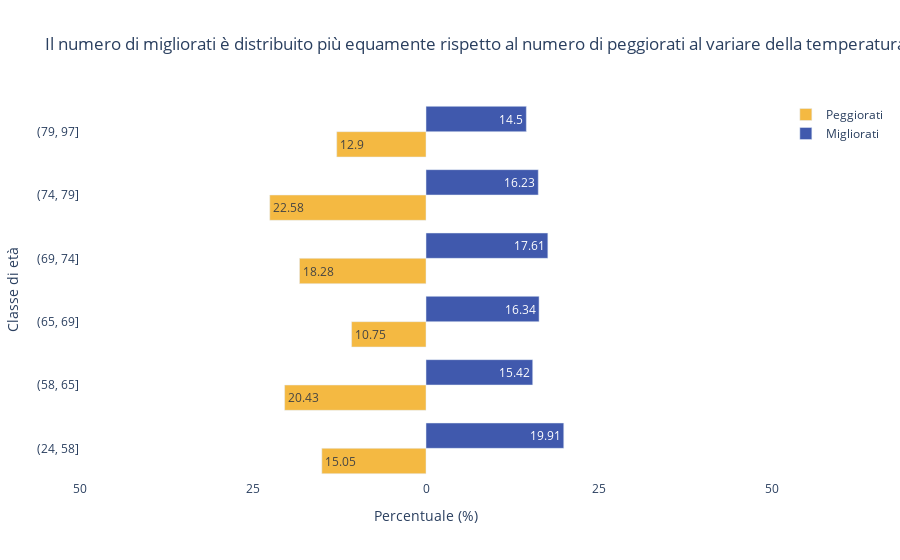

This figure's notebook cell:
### Code cell
import plotly.express as px
import plotly.graph_objects as go
fig = go.Figure();
fig.add_trace(go.Violin(x= dataset["peggiorato"],y= dataset["temperatura_media"]))
fig.update_traces(points="all")
fig.update_layout(go.Layout(plot_bgcolor='rgba(0,0,0,0)', violinmode='group',xaxis_title="Score peggiorato",title="Il numero di migliorati è distribuito più equamente rispetto al numero di peggiorati al variare della temperatura", yaxis_title="Temperatura media", xaxis= dict(tickmode= "array", tickvals =[True, False], ticktext = ["Peggiorato", "Migliorato"]), yaxis={"mirror" : True, 'side': 'right'}))
fig.show()

### Figure 1 — Plotly figure (JSON) as saved in the notebook; plotly's stock layout.template omitted (floating-point values rounded to 4 significant figures)
{"data": [{"hoverinfo": "skip", "marker": {"color": "#F4B942"}, "name": "Peggiorati", "orientation": "h", "text": ["15.05", "20.43", "10.75", "18.28", "22.58", "12.9"], "textposition": "auto", "type": "bar", "x": [-0.1505, -0.2043, -0.1075, -0.1828, -0.2258, -0.129], "y": ["(24, 58]", "(58, 65]", "(65, 69]", "(69, 74]", "(74, 79]", "(79, 97]"]}, {"hoverinfo": "skip", "marker": {"color": "#4059AD"}, "name": "Migliorati", "orientation": "h", "text": ["19.91", "15.42", "16.34", "17.61", "16.23", "14.5"], "textposition": "auto", "type": "bar", "x": [0.1991, 0.1542, 0.1634, 0.1761, 0.1623, 0.145], "y": ["(24, 58]", "(58, 65]", "(65, 69]", "(69, 74]", "(74, 79]", "(79, 97]"]}], "layout": {"plot_bgcolor": "rgba(0,0,0,0)", "title": {"text": "Il numero di migliorati è distribuito più equamente rispetto al numero di peggiorati al variare della temperatura"}, "violinmode": "group", "xaxis": {"range": [-0.5, 0.5], "ticktext": [50, 25, 0, 25, 50], "tickvals": [-0.5, -0.25, 0, 0.25, 0.5], "title": {"text": "Percentuale (%)"}}, "yaxis": {"mirror": true, "title": {"text": "Classe di età"}}}}
